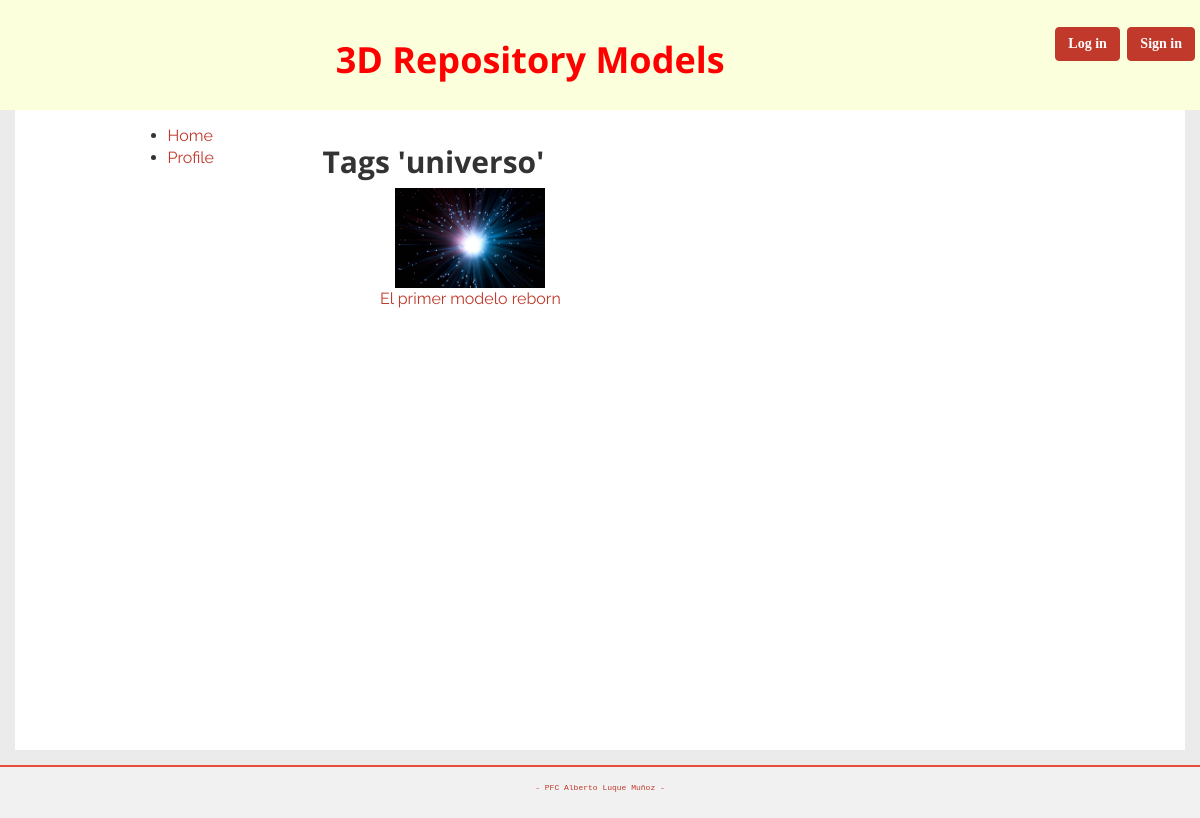
Page /tag/universo/ on the committed database.
### Repositorio3D/modelos3D/models.py (models this page shows, shortened)
class TagsModelos(models.Model):
    modelo = models.ForeignKey('Model3D')
    tag = models.CharField(max_length=50, blank=True)
    class Meta:
        verbose_name = 'Tag'
        verbose_name_plural = 'Tags'

class Model3D(models.Model):
    nombre = models.CharField(max_length=100)
    descripcion = models.TextField(blank=True)
    valoracion = models.FloatField(
        validators=[MinValueValidator(0), MaxValueValidator(10)],
        default=0)
    user = models.ForeignKey(User, null=True)
    class Meta:
        verbose_name = 'Modelo 3D'
        verbose_name_plural = 'Modelos 3D'

class ImagenesModelos(models.Model):
    modelo = models.ForeignKey('Model3D')
    imagen = models.ImageField(storage=fs, blank=True, default='image-not-available.png')
    class Meta:
        verbose_name = 'Imagen'
        verbose_name_plural = 'Imágenes'

### Repositorio3D/modelos3D/views.py (the view)
# urls.py: url(r'tag/(?P<tag_name>(\w+\s*)+)/$', views.VerModelosTags.as_view(), name="ver_modelos_tags"),
class VerModelosTags(ListView):
    context_object_name = 'modelos'
    pk_url_kwarg = 'tag_name'
    model = Model3D
    template_name = 'modelos3D/lista_tag_modelos.html'
    def get_queryset(self):
        return self.model.objects.filter(tagsmodelos__tag=self.kwargs[self.pk_url_kwarg])
    def get_context_data(self, **kwargs):
        context = super(VerModelosTags, self).get_context_data(**kwargs)
        nombre_tag = self.kwargs[self.pk_url_kwarg]
        context['nombre_tag'] = nombre_tag
        return context

### Repositorio3D/modelos3D/templates/modelos3D/lista_tag_modelos.html (shortened to what this page needs)
{% extends "base/base.html" %}
{% load i18n %}
{% block body %}
    <h2>Tags '{{ nombre_tag }}'</h2>
    <div class="row grid-row">
        {% for modelo in modelos %}
            <div class="col-lg-4 grid-colum">
                {% with modelo.imagenesmodelos_set.all|first as image %}
                    <img src="{{ image.imagen.url }}" class="minimagen" />
                    <br>
                    <a href="{% url 'detalle_modelos' modelo.id %}">{{ modelo.nombre }}</a>
                {% endwith %}
            </div>
        {% endfor %}
    </div>
{% endblock %}

### Repositorio3D/static/css/custom_css.css (style rules this page uses)
body { background-color: #ebebeb; font-family: 'Raleway', sans-serif; font-size: 16px; }
h1, h2, h3, h4, h5, h6 { font-family: 'Open Sans', sans-serif; font-weight: bold; }
a { color: #c0392b; }
.grid-row { margin: 10px; }
.grid-colum { text-align: center; height: 240px; }
.minimagen { height: auto; width: auto; max-width: 150px; max-height: 150px }

### rows in the picture
TagsModelos: tag "universo"
Model3D: imagen (picture), nombre "El primer modelo reborn"
